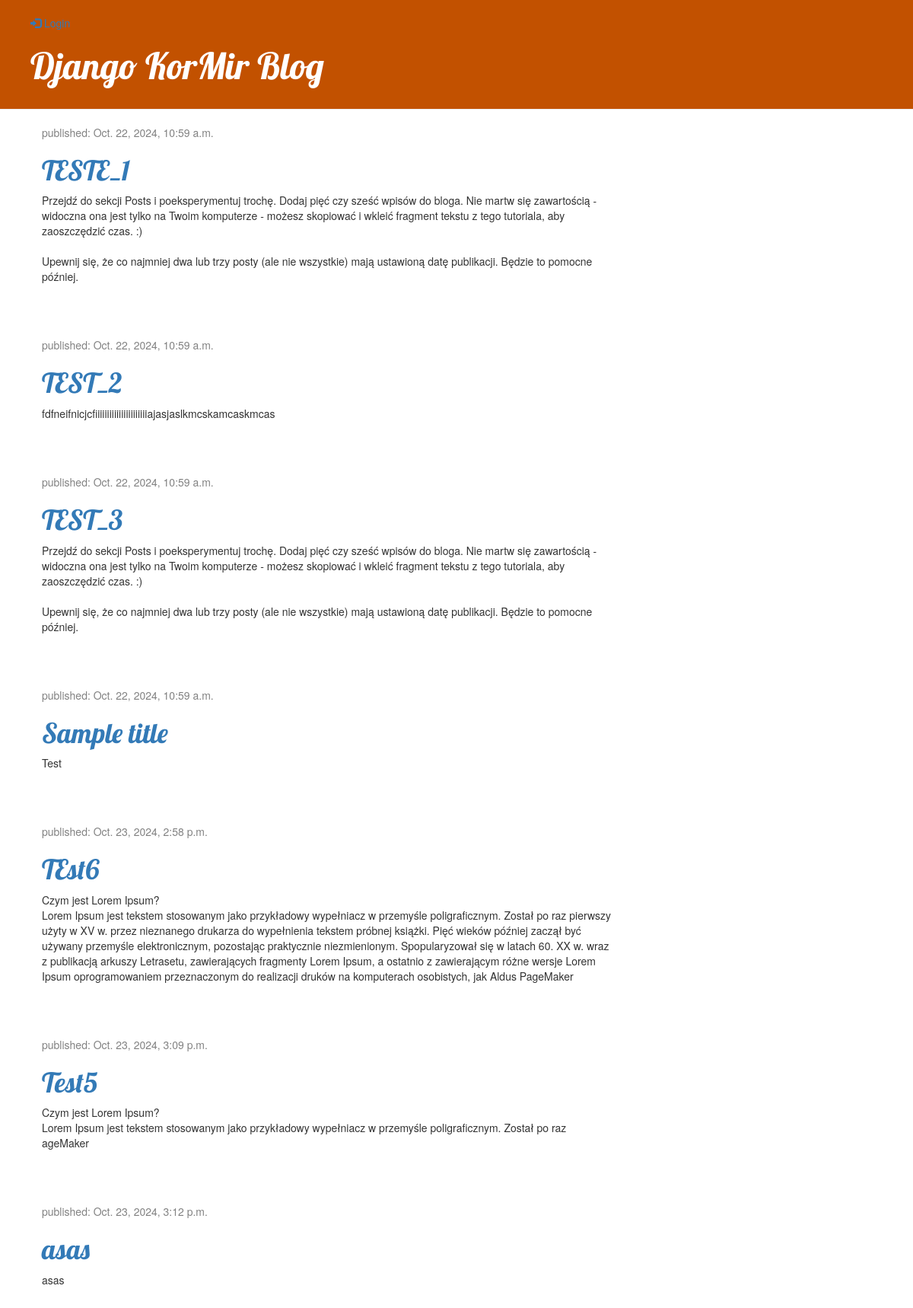
The app's page /, older data.
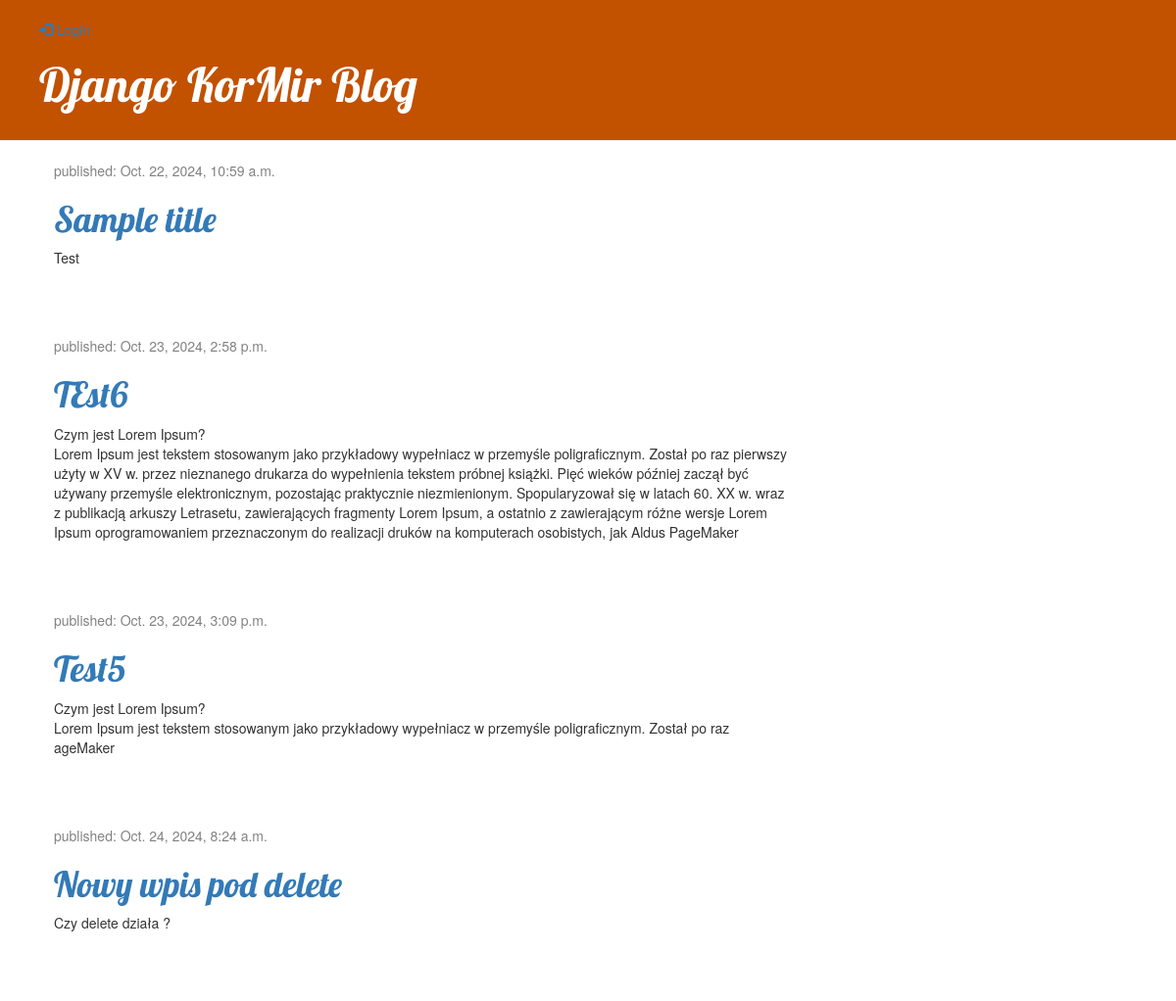
The same page, newer data.
### blog/models.py (models this page shows, shortened)
class Post(models.Model):
    author = models.ForeignKey(settings.AUTH_USER_MODEL, on_delete=models.CASCADE)
    title = models.CharField(max_length=200)
    text = models.TextField()
    created_date = models.DateTimeField(default=timezone.now)
    published_date = models.DateTimeField(blank=True, null=True)

### blog/views.py (the view)
# urls.py: path("", views.post_list, name="post_list"),
def post_list(request):
    posts = Post.objects.filter(published_date__lte=timezone.now()).order_by(
        "published_date"
    )
    return render(request, "blog/post_list.html", {"posts": posts})

### blog/templates/blog/post_list.html (shortened to what this page needs)
<!DOCTYPE html>
{% extends 'blog/base.html' %}
{% load static %}
            {% block content %}
                {% for post in posts %}
                    <div class="post">
                        <div class="date">
                            <p>published: {{ post.published_date }}</p>
                        </div>
                            <h1><a href="{% url 'post_detail' pk=post.pk %}">{{ post.title }}</a></h1>
                        <p>{{ post.text|linebreaksbr }}</p>
                    </div>
                {% endfor %}
            {% endblock %}

### blog/templates/blog/base.html (shortened to what this page needs)
{% load static %}
<html>
    <head>
        <link rel="stylesheet" href="//maxcdn.bootstrapcdn.com/bootstrap/3.2.0/css/bootstrap.min.css">
        <link rel="stylesheet" href="//maxcdn.bootstrapcdn.com/bootstrap/3.2.0/css/bootstrap-theme.min.css">
        <link rel="stylesheet" href="{% static 'css/blog.css' %}">
    </head>
    <body>
       <body>
    <div class="page-header">
        {% if user.is_authenticated %}
        <p>Welcome, {{ user.username }}!</p>
        <a href="{% url 'logout' %}"><span class="glyphicon glyphicon-log-out"></span> Logout</a>
        <a href="{% url 'post_new' %}" class="top-menu"><span class="glyphicon glyphicon-plus"></span></a>
        {% else %}
        <a href="{% url 'login' %}"><span class="glyphicon glyphicon-log-in"></span> Login</a>
        {% endif %}
        <h1><a href="/">Django KorMir Blog</a></h1>
    </div>
    <div class="content container">
        <div class="row">
            <div class="col-md-8">
            {% block content %}
            {% endblock %}
            </div>
        </div>
    </div>
</body>
    </body>
</html>

### blog/static/css/blog.css (style rules this page uses)
.page-header { background-color: #C25100; margin-top: 0; padding: 20px 20px 20px 40px; }
.page-header h1, .page-header h1 a, .page-header h1 a:visited, .page-header h1 a:active { color: #ffffff; font-size: 36pt; text-decoration: none; }
.content { margin-left: 40px; }
h1, h2, h3, h4 { font-family: 'Lobster', cursive; }
.date { color: #828282; }
.post { margin-bottom: 70px; }

Row changes from the older to the newer data that the page shows:
removed Post: published_date "Oct. 22, 2024, 10:59 a.m.", title "TESTE_1", text "Przejdź do sekcji Posts i poeksperymentuj trochę. Dodaj pięć czy sześć wpisów do bloga. Nie martw się zawartością - widoczna ona jest tylko na Twoim komputerze - możesz skopiować i wkleić fragment tekstu z tego tutoriala, aby zaoszczędzić czas. :) Upewnij się, że co najmniej dwa lub trzy posty (ale nie wszystkie) mają ustawioną datę publikacji. Będzie to pomocne później."
removed Post: published_date "Oct. 22, 2024, 10:59 a.m.", title "TEST_2", text "fdfneifnicjcfiiiiiiiiiiiiiiiiiiiiiiajasjaslkmcskamcaskmcas"
removed Post: published_date "Oct. 22, 2024, 10:59 a.m.", title "TEST_3", text "Przejdź do sekcji Posts i poeksperymentuj trochę. Dodaj pięć czy sześć wpisów do bloga. Nie martw się zawartością - widoczna ona jest tylko na Twoim komputerze - możesz skopiować i wkleić fragment tekstu z tego tutoriala, aby zaoszczędzić czas. :) Upewnij się, że co najmniej dwa lub trzy posty (ale nie wszystkie) mają ustawioną datę publikacji. Będzie to pomocne później."
removed Post: published_date "Oct. 23, 2024, 3:12 p.m.", title "asas", text "asas"
added Post: published_date "Oct. 24, 2024, 8:24 a.m.", title "Nowy wpis pod delete", text "Czy delete działa ?"
